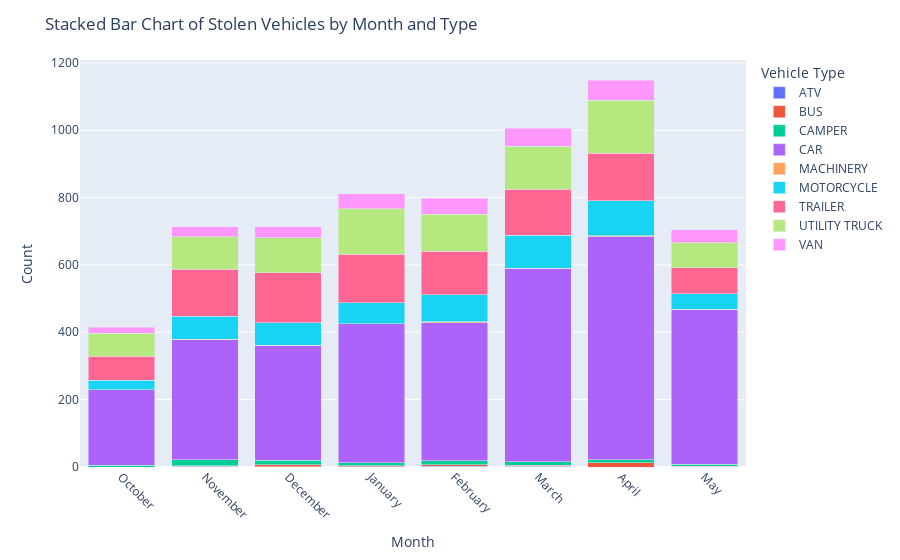

This figure's notebook cell:
### Code cell
# Group by month and vehicle type, and unstack the result
monthly_vehicle_type_counts = df5.groupby(['month', 'vehicle_type']).size().unstack().reindex(month_order)

# Plot the stacked bar chart using Plotly Express
fig = px.bar(monthly_vehicle_type_counts, x=monthly_vehicle_type_counts.index, y=monthly_vehicle_type_counts.columns,
             barmode='stack')

# Update layout
fig.update_layout(title='Stacked Bar Chart of Stolen Vehicles by Month and Type',
                  xaxis_title='Month',
                  yaxis_title='Count',
                  xaxis=dict(tickangle=45),
                  legend_title='Vehicle Type')

# Show the plot
fig.show()

### Figure 1 — Plotly figure (JSON) as saved in the notebook; plotly's stock layout.template omitted (floating-point values rounded to 4 significant figures)
{"data": [{"alignmentgroup": "True", "hovertemplate": "vehicle_type=ATV<br>month=%{x}<br>value=%{y}<extra></extra>", "legendgroup": "ATV", "marker": {"color": "#636efa", "pattern": {"shape": ""}}, "name": "ATV", "offsetgroup": "ATV", "orientation": "v", "showlegend": true, "textposition": "auto", "type": "bar", "x": ["October", "November", "December", "January", "February", "March", "April", "May"], "xaxis": "x", "y": [0, 2, 1, 1, 2, 2, 0, 1], "yaxis": "y"}, {"alignmentgroup": "True", "hovertemplate": "vehicle_type=BUS<br>month=%{x}<br>value=%{y}<extra></extra>", "legendgroup": "BUS", "marker": {"color": "#EF553B", "pattern": {"shape": ""}}, "name": "BUS", "offsetgroup": "BUS", "orientation": "v", "showlegend": true, "textposition": "auto", "type": "bar", "x": ["October", "November", "December", "January", "February", "March", "April", "May"], "xaxis": "x", "y": [0, 1, 5, 3, 5, 3, 12, 1], "yaxis": "y"}, {"alignmentgroup": "True", "hovertemplate": "vehicle_type=CAMPER<br>month=%{x}<br>value=%{y}<extra></extra>", "legendgroup": "CAMPER", "marker": {"color": "#00cc96", "pattern": {"shape": ""}}, "name": "CAMPER", "offsetgroup": "CAMPER", "orientation": "v", "showlegend": true, "textposition": "auto", "type": "bar", "x": ["October", "November", "December", "January", "February", "March", "April", "May"], "xaxis": "x", "y": [5, 18, 14, 9, 12, 11, 9, 6], "yaxis": "y"}, {"alignmentgroup": "True", "hovertemplate": "vehicle_type=CAR<br>month=%{x}<br>value=%{y}<extra></extra>", "legendgroup": "CAR", "marker": {"color": "#ab63fa", "pattern": {"shape": ""}}, "name": "CAR", "offsetgroup": "CAR", "orientation": "v", "showlegend": true, "textposition": "auto", "type": "bar", "x": ["October", "November", "December", "January", "February", "March", "April", "May"], "xaxis": "x", "y": [225, 357, 340, 413, 410, 573, 662, 459], "yaxis": "y"}, {"alignmentgroup": "True", "hovertemplate": "vehicle_type=MACHINERY<br>month=%{x}<br>value=%{y}<extra></extra>", "legendgroup": "MACHINERY", "marker": {"color": "#FFA15A", "pattern": {"shape": ""}}, "name": "MACHINERY", "offsetgroup": "MACHINERY", "orientation": "v", "showlegend": true, "textposition": "auto", "type": "bar", "x": ["October", "November", "December", "January", "February", "March", "April", "May"], "xaxis": "x", "y": [0, 2, 1, 0, 2, 1, 3, 2], "yaxis": "y"}, {"alignmentgroup": "True", "hovertemplate": "vehicle_type=MOTORCYCLE<br>month=%{x}<br>value=%{y}<extra></extra>", "legendgroup": "MOTORCYCLE", "marker": {"color": "#19d3f3", "pattern": {"shape": ""}}, "name": "MOTORCYCLE", "offsetgroup": "MOTORCYCLE", "orientation": "v", "showlegend": true, "textposition": "auto", "type": "bar", "x": ["October", "November", "December", "January", "February", "March", "April", "May"], "xaxis": "x", "y": [27, 68, 67, 61, 81, 98, 104, 46], "yaxis": "y"}, {"alignmentgroup": "True", "hovertemplate": "vehicle_type=TRAILER<br>month=%{x}<br>value=%{y}<extra></extra>", "legendgroup": "TRAILER", "marker": {"color": "#FF6692", "pattern": {"shape": ""}}, "name": "TRAILER", "offsetgroup": "TRAILER", "orientation": "v", "showlegend": true, "textposition": "auto", "type": "bar", "x": ["October", "November", "December", "January", "February", "March", "April", "May"], "xaxis": "x", "y": [72, 139, 149, 145, 129, 136, 142, 76], "yaxis": "y"}, {"alignmentgroup": "True", "hovertemplate": "vehicle_type=UTILITY TRUCK<br>month=%{x}<br>value=%{y}<extra></extra>", "legendgroup": "UTILITY TRUCK", "marker": {"color": "#B6E880", "pattern": {"shape": ""}}, "name": "UTILITY TRUCK", "offsetgroup": "UTILITY TRUCK", "orientation": "v", "showlegend": true, "textposition": "auto", "type": "bar", "x": ["October", "November", "December", "January", "February", "March", "April", "May"], "xaxis": "x", "y": [68, 97, 103, 135, 109, 129, 157, 75], "yaxis": "y"}, {"alignmentgroup": "True", "hovertemplate": "vehicle_type=VAN<br>month=%{x}<br>value=%{y}<extra></extra>", "legendgroup": "VAN", "marker": {"color": "#FF97FF", "pattern": {"shape": ""}}, "name": "VAN", "offsetgroup": "VAN", "orientation": "v", "showlegend": true, "textposition": "auto", "type": "bar", "x": ["October", "November", "December", "January", "February", "March", "April", "May"], "xaxis": "x", "y": [18, 30, 34, 44, 48, 53, 59, 38], "yaxis": "y"}], "layout": {"barmode": "stack", "legend": {"title": {"text": "Vehicle Type"}, "tracegroupgap": 0}, "margin": {"t": 60}, "title": {"text": "Stacked Bar Chart of Stolen Vehicles by Month and Type"}, "xaxis": {"anchor": "y", "domain": [0, 1], "tickangle": 45, "title": {"text": "Month"}}, "yaxis": {"anchor": "x", "domain": [0, 1], "title": {"text": "Count"}}}}
